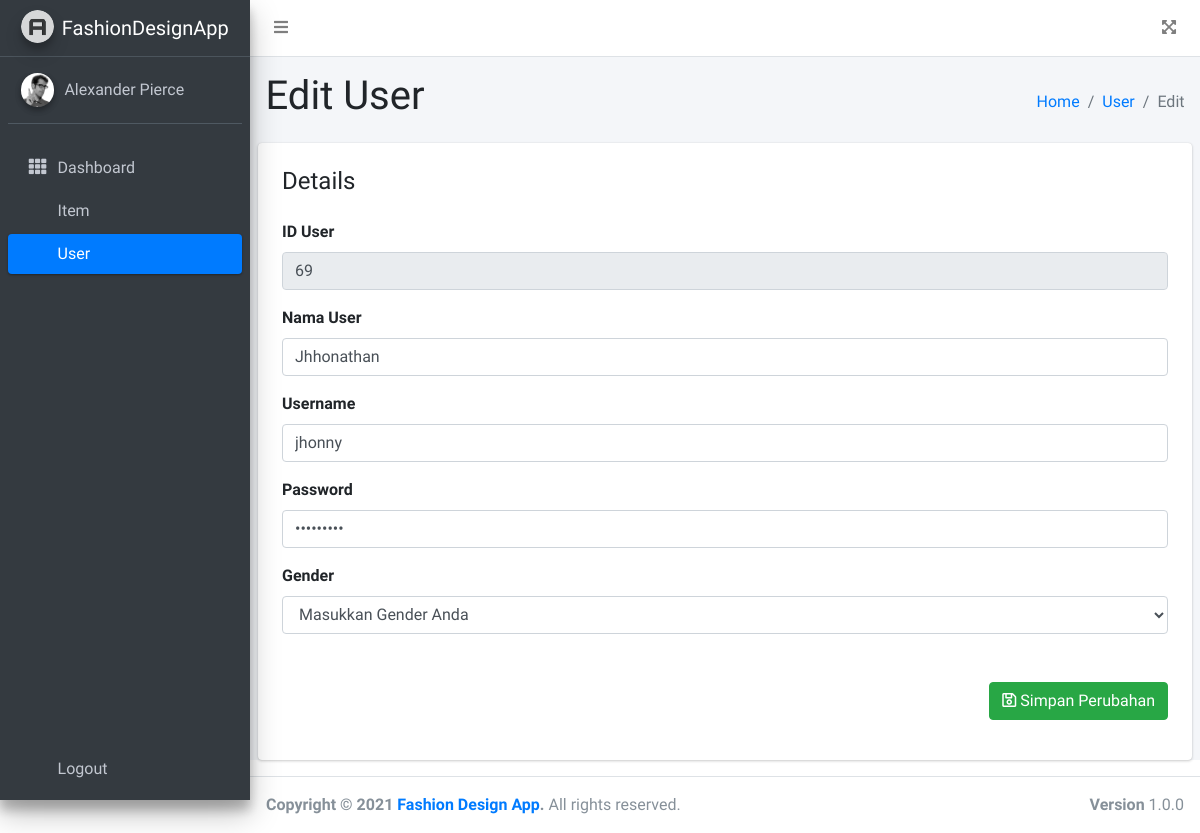
Screenshot of /pages/admin/user/edit_user_form.php?id_user=69 with the database file from the repository.
### tables this page shows
CREATE TABLE USER (
    id_user  INTEGER NOT NULL,
    nama     VARCHAR(30) NOT NULL,
    username VARCHAR(30) NOT NULL,
    password VARCHAR(60) NOT NULL,
    gender   CHAR(1) NOT NULL
);

### pages/admin/user/edit_user_form.php (the view, shortened to what this page needs)
<?php
require_once("koneksi.php");
$stmt = $pdo_conn->prepare("SELECT * FROM user WHERE id_user='".$_GET["id_user"]."'");
$stmt->execute();
$result = $stmt->fetchAll();
?>
<!DOCTYPE html>
<html lang="en">
<head>
    <link rel="stylesheet" href="plugins/fontawesome-free/css/all.min.css">
    <link rel="stylesheet" href="https://code.ionicframework.com/ionicons/2.0.1/css/ionicons.min.css" />
    <link rel="stylesheet" href="./plugins/fontawesome-free/css/all.min.css">
    <link rel="stylesheet" href="./plugins/datatables-bs4/css/dataTables.bootstrap4.min.css">
    <link rel="stylesheet" href="./plugins/datatables-responsive/css/responsive.bootstrap4.min.css">
    <link rel="stylesheet" href="./plugins/datatables-buttons/css/buttons.bootstrap4.min.css">
    <link rel="stylesheet" href="./dist/css/adminlte.min.css">
</head>
<body class="hold-transition sidebar-mini layout-fixed">
    <div class="wrapper">
        <nav class="main-header navbar navbar-expand navbar-white navbar-light">
            <ul class="navbar-nav">
                <li class="nav-item">
                    <a class="nav-link" data-widget="pushmenu" href="#" role="button"><i class="fas fa-bars"></i></a>
                </li>
            </ul>
            <ul class="navbar-nav ml-auto">
                <li class="nav-item">
                    <a class="nav-link" data-widget="fullscreen" href="#" role="button">
                        <i class="fas fa-expand-arrows-alt"></i>
                    </a>
                </li>
            </ul>
        </nav>
        <aside class="main-sidebar sidebar-dark-primary elevation-4">
            <a href="index3.html" class="brand-link">
                <img src="./dist/img/AdminLTELogo.png" alt="AdminLTE Logo" class="brand-image img-circle elevation-3"
                    style="opacity: 0.8" />
                <span class="brand-text font-weight-light">FashionDesignApp</span>
            </a>
            <div class="sidebar d-flex flex-column">
                <div class="user-panel mt-3 pb-3 mb-3 d-flex">
                    <div class="image">
                        <img src="dist/img/user2-160x160.jpg" class="img-circle elevation-2" alt="User Image">
                    </div>
                    <div class="info">
                        <a href="#" class="d-block">Alexander Pierce</a>
                    </div>
                </div>
                <nav class="mt-2 navibar d-flex flex-grow-1 flex-column">
                    <ul class="nav nav-pills nav-sidebar flex-column h-100" data-widget="treeview" role="menu"
                        data-accordion="false">
                        <li class="nav-item">
                            <a href="./admin.html" class="nav-link">
                                <i class="nav-icon fas fa-th"></i>
                                <p>
                                    Dashboard
                                </p>
                            </a>
                        </li>
                        <li class="nav-item">
                            <a href="./item.html" class="nav-link">
                                <p>
                                    Item
                                </p>
                            </a>
                        </li>
                        <li class="nav-item">
                            <a href="user.html" class="nav-link active">
                                <p>
                                    User
                                </p>
                            </a>
                        </li>
                    </ul>
                    <ul class="nav nav-pills nav-sidebar flex-column flex-end mb-2">
                        <li class="nav-item">
                            <a href="#" class="nav-link ">
                                <p>
                                    Logout
                                </p>
                            </a>
                        </li>
                    </ul>
                </nav>
            </div>
        </aside>
        <div class="content-wrapper">
            <section class="content-header">
                <div class="container-fluid">
                    <div class="row mb-2">
                        <div class="col-sm-6">
                            <h1 style="font-size: 2.5rem!important;">Edit User</h1>
                        </div>
                        <div class="col-sm-6">
                            <ol class="breadcrumb mt-3 float-sm-right">
                                <li class="breadcrumb-item"><a href="./admin.html">Home</a></li>
                                <li class="breadcrumb-item"><a href="./item.html">User</a></li>
                                <li class="breadcrumb-item active">Edit</li>
                            </ol>
                        </div>
                    </div>
                </div>
            </section>
            <section class="content">
                <div class="card p-4">
                    <form action="./edit_user.php" method="POST">
                            <div class="form-group">
                                    <div class="d-flex justify-content-between align-items-center mb-3">
                                        <h4 class="text-right">Details</h4>
                                    </div>
                                    <div class="row mt-3">
                                        <div class="col-md-12"><label class="labels">ID User</label><input type="text"
                                                class="form-control " placeholder="ID User" value="<?php echo $result[0]['id_user']; ?>" name="nama" id="nama" name="id"
                                                maxlength="10" readonly>
                                        </div>
                                    </div>
                                    <div class="row mt-3">
                                        <div class="col-md-12">
                                            <label class="labels">Nama User</label>
                                            <input type="text" class="form-control " placeholder="Masukkan Nama User Anda"
                                                value="<?php echo $result[0]['nama']; ?>" name="nama" id="nama">
                                        </div>
                                    </div>
                                    <div class="row mt-3">
                                        <div class="col-md-12">
                                            <label class="labels">Username</label>
                                            <input type="text" class="form-control " placeholder="Masukkan Nama Username Anda"
                                                value="<?php echo $result[0]['username']; ?>" name="username" id="username">
                                        </div>
                                    </div>
                                    <div class="row mt-3">
                                        <div class="col-md-12"><label class="labels">Password</label>
                                            <input type="password" class="form-control " placeholder="Masukkan Password Anda" value="<?php echo $result[0]['password']; ?>"
                                                name="password" id="password" maxlength="18">
                                        </div>
                                    </div>
                                    <div class="row mt-3"><div class="col-md-12"><label class="labels">Gender</label><select
                                                class="form-control" id="gender" name="gender">
                                                <option value="">Masukkan Gender Anda</option>
                                            </select>
                                            </div>
                                    </div>
                                    <div class="mt-5 text-right">
                                        <button class="btn btn-success profile-button" type="submit"
                                            value="save_record" name="save_record"><i class="far fa-save"></i> Simpan Perubahan</button>
                                    </div>
                            </div>
                    </form>
                </div>
            </section>
        </div>
        <footer class="main-footer">
            <strong>Copyright &copy; 2021
                <a href="#">Fashion Design App</a>.</strong>
            All rights reserved.
            <div class="float-right d-none d-sm-inline-block">
                <b>Version</b> 1.0.0
            </div>
        </footer>
    </div>
</body>
</html>

### rows the page displays
user: nama "69", nama "Jhhonathan", username "jhonny"
